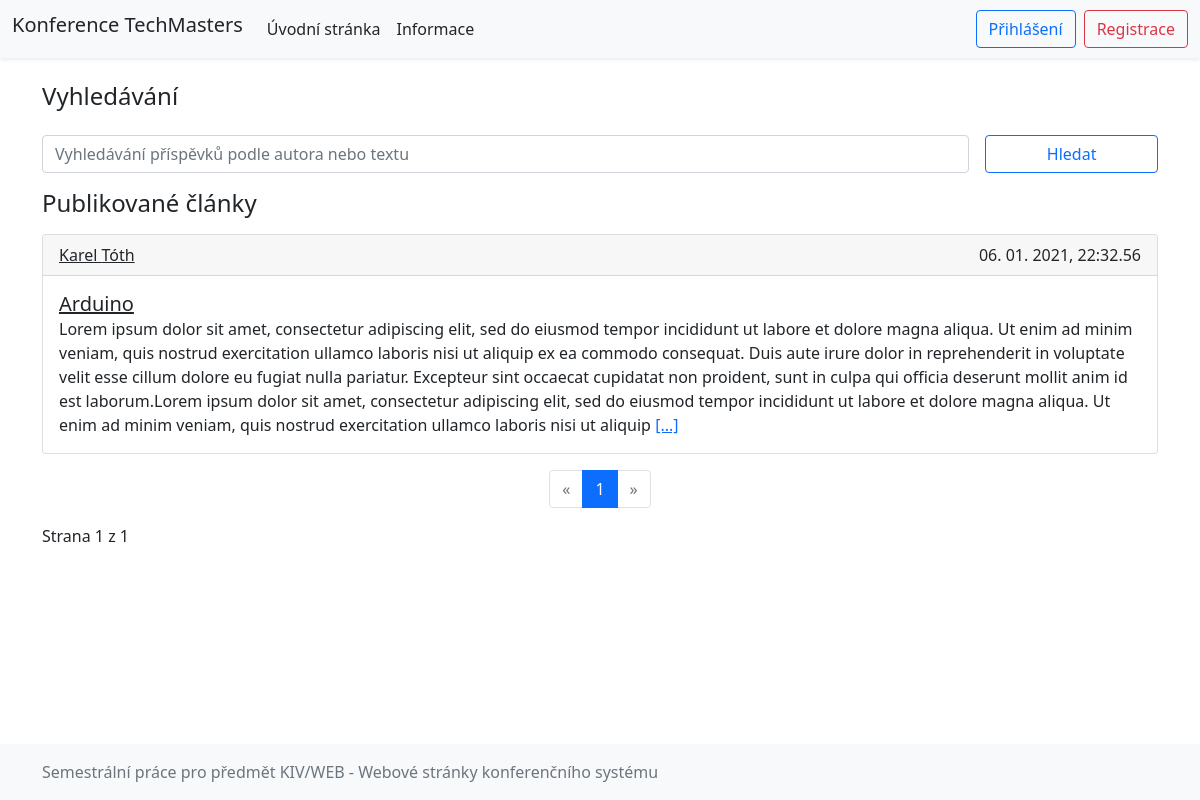
The app's page /KIV-WEB/www/index.php with its own data.
### tables this page shows
CREATE TABLE `articles` (
  `id_article` int(11) NOT NULL AUTO_INCREMENT,
  `title` text NOT NULL,
  `abstract` longtext NOT NULL,
  `file` longblob NOT NULL,
  `time_posted` timestamp NOT NULL DEFAULT current_timestamp(),
  `state` int(1) NOT NULL DEFAULT 0,
  `id_author` int(11) NOT NULL,
  PRIMARY KEY (`id_article`),
  KEY `articles_ibfk_1` (`id_author`),
  CONSTRAINT `articles_ibfk_1` FOREIGN KEY (`id_author`) REFERENCES `users` (`id_user`) ON DELETE CASCADE
);

CREATE TABLE `users` (
  `id_user` int(11) NOT NULL AUTO_INCREMENT,
  `login` varchar(30) NOT NULL,
  `email` varchar(50) NOT NULL,
  `name` varchar(30) NOT NULL,
  `surname` varchar(30) NOT NULL,
  `password` varchar(60) NOT NULL,
  `bio` longtext DEFAULT NULL,
  `time_reg` timestamp NOT NULL DEFAULT current_timestamp(),
  `time_lastlogin` timestamp NOT NULL DEFAULT current_timestamp(),
  `id_role` int(11) NOT NULL DEFAULT 1,
  PRIMARY KEY (`id_user`)
);

### KIV-WEB/app/ApplicationStart.class.php (called while the page is built, shortened)
<?php
class ApplicationStart {
    public function appStart(){
        if(isset($_GET["page"]) && array_key_exists($_GET["page"], WEB_PAGES)){
            $pageKey = $_GET["page"];
        } else {
            $pageKey = DEFAULT_WEB_PAGE_KEY;
        }
        $pageInfo = WEB_PAGES[$pageKey];
        $controller = new $pageInfo["controller_class_name"];
        $tplData = $controller->show($pageInfo["title"]);
        $view = new $pageInfo["view_class_name"];
        $view->printOutput($tplData, $pageInfo["template_type"]);
    }
}
?>

### KIV-WEB/www/index.php (called while the page is built, shortened)
<?php
require_once("../myAutoloader.inc.php");
$app = new ApplicationStart();
$app->appStart();
?>

### KIV-WEB/app/Models/DatabaseModel.class.php (called while the page is built, shortened)
<?php
class DatabaseModel {
    private static $database;
    private $pdo;
    private function __construct() {
        $this->pdo = new \PDO("mysql:host=".DB_SERVER.";dbname=".DB_NAME, DB_USER, DB_PASS);
        $this->pdo->exec("set names utf8");
    }
    public static function getDatabaseModel(){
        if(empty(self::$database)){
            self::$database = new DatabaseModel();
        }
        return self::$database;
    }
    public function getAllArticles(int $page = 1, int $articlesPerPage = 10, int $abstractLength = 0, string $cond = "true", string $search = "%"):array {
        $column = "SUBSTRING_INDEX(a.abstract, ' ', :length)";
        $q = "SELECT a.id_article, a.title, a.state, ".$column." as shortAbstract, a.time_posted, u.name, u.surname, u.login FROM "
            .TABLE_ARTICLES . " as a INNER JOIN " . TABLE_USERS . " as u ON u.id_user = a.id_author AND " . $cond .
            " AND CONCAT(a.abstract, ' ', a.title, ' ', u.name, ' ', u.surname) LIKE :search order by id_article desc LIMIT :limit,:app;";
        $res = $this->pdo->prepare($q);
        if($abstractLength != 0) {
            $res->bindParam(":length",  $abstractLength);
        }
        $search = "%" . $search . "%";
        $res->bindParam(":search", $search);
        $limit = ($page-1)*$articlesPerPage;
        $res->bindParam(":app", $articlesPerPage, PDO::PARAM_INT);
        $res->bindParam(":limit", $limit, PDO::PARAM_INT);
        if($res->execute()) {
            $result = $res->fetchAll();
            return $result;
        }
        return [];
    }
    public function getNumberOfArticles(string $cond = "true", string $search = "%"):int {
        $q = "SELECT COUNT(id_article) FROM " .TABLE_ARTICLES . " as a INNER JOIN " . TABLE_USERS . " as u
        ON u.id_user = a.id_author WHERE " . $cond .
            " AND CONCAT(a.abstract, ' ', a.title, ' ', u.name, ' ', u.surname) LIKE :search";
        $res = $this->pdo->prepare($q);
        $search = "%" . $search . "%";
        $res->bindParam(":search", $search);
        if($res->execute()) {
            $result = $res->fetch()[0];
            return $result;
        }
        return 0;
    }
}
?>

### KIV-WEB/app/Controllers/IntroductionController.class.php (called while the page is built, shortened)
<?php
require_once(DIRECTORY_MODELS.'/UserLoginModel.class.php');
class IntroductionController extends PageController {
    public function show(string $pageTitle):array {
        $tplData = parent::show($pageTitle);
        $app = 5;
        if(isset($_GET['p'])) {
            $tplData['page'] = htmlspecialchars($_GET['p']);
        } else {
            $tplData['page'] = 1;
        }
        if(!empty($_GET['search'])) {
            $search = htmlspecialchars($_GET['search']);
            $tplData['pages'] = ceil($this->db->getNumberOfArticles("state=1", $search)/$app);
            if($tplData['pages'] < $tplData['page']) {
                $tplData['page'] = $tplData['pages'];
            }
            if($tplData['page'] < 1) {
                $tplData['page'] = 1;
            }
            $tplData['articles'] = $this->db->getAllArticles($tplData['page'], $app, 100, "state=1", $search);
        } else {
            $tplData['pages'] = ceil($this->db->getNumberOfArticles("state=1")/$app);
            $tplData['articles'] = $this->db->getAllArticles($tplData['page'], $app, 100, "state=1");
        }
        return $tplData;
    }
}
?>

### KIV-WEB/app/Controllers/PageController.class.php (called while the page is built, shortened)
<?php
class PageController implements IController {
    public function __construct() {
        $this->login = new UserLoginModel();
        $this->db = DatabaseModel::getDatabaseModel();
    }
    public function show(string $pageTitle): array {
        $tplData = Alerts::alertArray();
        $tplData['title'] = $pageTitle;
        return $tplData;
    }
}

### KIV-WEB/myAutoloader.inc.php (called while the page is built, shortened)
<?php
spl_autoload_register(function ($className){
    $className = str_replace(BASE_NAMESPACE_NAME, BASE_APP_DIR_NAME, $className);
    $fileName = dirname(__FILE__) ."/". $className;
    $fileName = str_replace('\\', '/', $fileName);
    foreach(FILE_EXTENSIONS as $ext) {
        if (file_exists($fileName . $ext)) {
            $fileName .= $ext;
            break;
        }
    }
});
?>

### KIV-WEB/app/Models/Alerts.class.php (called while the page is built, shortened)
<?php
class Alerts {
    public static function alertArray():array {
        $arr = [];
        $arr[self::ALERTS_SUCCESS] = [];
        $arr[self::ALERTS_WARNING] = [];
        $arr[self::ALERTS_DANGER] = [];
        return $arr;
    }
}

### KIV-WEB/app/Models/UserLoginModel.class.php (called while the page is built, shortened)
<?php
class UserLoginModel {
    private $ses;
    private $dUserName = "username";
    public function __construct() {
        require_once("UserSessionModel.class.php");
        $this->ses = new UserSessionModel();
    }
    public function isUserLogged():bool {
        return $this->ses->isSessionSet($this->dUserName);
    }
}

### KIV-WEB/app/Models/UserSessionModel.class.php (called while the page is built, shortened)
<?php
class UserSessionModel {
    public function isSessionSet(string $key):bool {
        return isset($_SESSION[$key]);
    }
}

### KIV-WEB/app/Views/TemplatePlain/IntroductionTemplate.tpl.php (the view, shortened to what this page needs)
<?php
global $tplData;
?>
<form class="row g-3">
    <h4>Vyhledávání</h4>
    <div class="form-group col-md-10">
        <input type="text" class="form-control" name="search" id="uvodSearchText" placeholder="Vyhledávání příspěvků podle autora nebo textu" value="<?php if(isset($_GET['search'])) echo $_GET['search']; ?>">
    </div>
    <div class="form-group col-md-2">
        <input type="submit" class="btn btn-outline-primary col-12" name="uvodSearchSubmit" value="Hledat">
    </div>
</form>
<div class="mt-3">
    <h4>Publikované články</h4>
<?php
if(array_key_exists('articles', $tplData) && !empty($tplData['articles'])) {
    foreach ($tplData['articles'] as $d) {
        echo '
            <div class="card mt-3">
                <div class="card-header">
                    <a class="text-body card-link" href="?page=profile&user='.$d['login'].'">'.$d['name'] . ' ' . $d['surname'] . '</a>
                    <span class="float-end">'.date("d. m. Y, H:i.s", strtotime($d['time_posted'])).'</span>
                </div>
                <div class="card-body">
                    <a class="h5 card-title text-body card-link" href="?page=article&article='.$d['id_article'].'">'.$d['title'].'</a>
                    <div class="card-text">
                        '.\konference\Models\Utilities::printUnformated($d['shortAbstract']).' <a href="?page=article&article='.$d['id_article'].'">[...]</a>
                    </div>
                </div>
            </div>
        ';
    }
} else {
    echo "<h5 class='text-center mt-3'>Žádné články nenalezeny</h5>";
}
?>
</div>

### records on screen
articles: id_author.name "Karel", id_author.surname "Tóth", time_posted "06. 01. 2021, 22:32.56", title "Arduino", shortAbstract "Lorem ipsum dolor sit amet, consectetur adipiscing elit, sed do eiusmod tempor incididunt ut labore et dolore magna aliqua. Ut enim ad minim veniam, quis nostrud exercitation ullamco laboris nisi ut aliquip ex ea commodo consequat. Duis aute irure dolor in reprehenderit in voluptate velit esse cillum dolore eu fugiat nulla pariatur. Excepteur sint occaecat cupidatat non proident, sunt in culpa qui officia deserunt mollit anim id est laborum.Lorem ipsum dolor sit amet, consectetur adipiscing elit, sed do eiusmod tempor incididunt ut labore et dolore magna aliqua. Ut enim ad minim veniam, quis nostrud exercitation ullamco laboris nisi ut aliquip"

### other values on screen
WEB_TITLE "Konference TechMasters"
WEB_PAGES['uvod']['title'] "Úvodní stránka"
WEB_PAGES['information']['title'] "Informace"
$page "1"
$pages "1"
